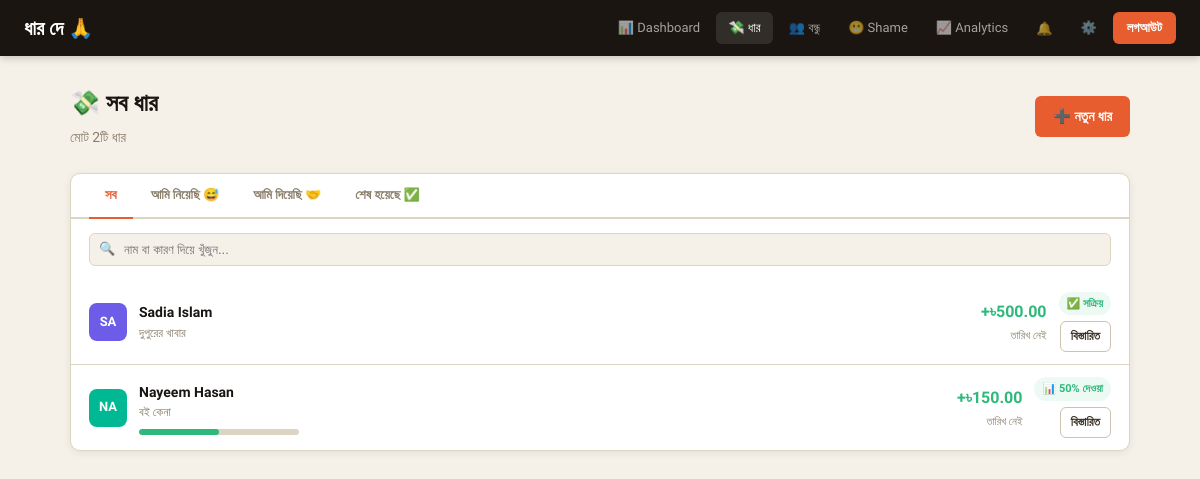
Page /debts.php (signed in) on the committed database.
### tables this page shows
CREATE TABLE debts (
  id                  INT AUTO_INCREMENT PRIMARY KEY,
  lender_id           INT NOT NULL,
  borrower_id         INT NOT NULL,
  amount              DECIMAL(12,2) NOT NULL,
  paid_amount         DECIMAL(12,2) DEFAULT 0.00,
  reason              TEXT,
  due_date            DATE,
  status              ENUM('pending','active','partial','settled','forgiven','contested') DEFAULT 'pending',
  lender_confirmed    TINYINT(1) DEFAULT 0,
  borrower_confirmed  TINYINT(1) DEFAULT 0,
  share_token         VARCHAR(100) DEFAULT NULL,
  token_expires       DATETIME DEFAULT NULL,
  created_at          DATETIME DEFAULT CURRENT_TIMESTAMP,
  FOREIGN KEY (lender_id)   REFERENCES users(id) ON DELETE CASCADE,
  FOREIGN KEY (borrower_id) REFERENCES users(id) ON DELETE CASCADE
);

CREATE TABLE users (
  id          INT AUTO_INCREMENT PRIMARY KEY,
  name        VARCHAR(100) NOT NULL,
  email       VARCHAR(255) UNIQUE NOT NULL,
  password    VARCHAR(255) NOT NULL,
  photo       VARCHAR(500) DEFAULT NULL,
  debt_score  INT DEFAULT 50,
  shame_opt   TINYINT(1) DEFAULT 1,
  created_at  DATETIME DEFAULT CURRENT_TIMESTAMP
);

### debts.php (called while the page is built, shortened)
<?php
require 'includes/db.php';
require 'includes/functions.php';
$uid = $_SESSION['user_id'];
$tab = $_GET['tab'] ?? 'all';
$where = match($tab) {
    'owe'   => "d.borrower_id = $uid AND d.status IN ('active','partial','pending')",
    'lent'  => "d.lender_id   = $uid AND d.status IN ('active','partial','pending')",
    'done'  => "(d.lender_id=$uid OR d.borrower_id=$uid) AND d.status IN ('settled','forgiven')",
    default => "(d.lender_id=$uid OR d.borrower_id=$uid)",
};
$stmt = $pdo->query(
    "SELECT d.*, ul.name AS lender_name, ub.name AS borrower_name
     FROM debts d
     JOIN users ul ON d.lender_id  = ul.id
     JOIN users ub ON d.borrower_id = ub.id
     WHERE $where
     ORDER BY d.created_at DESC"
);
$debts = $stmt->fetchAll();
require 'views/debts.html.php';

### functions.php (called while the page is built, shortened)
<?php
function overdueStatus($dueDate) {
    if (!$dueDate) return 'ok';
    return 'ok';
}
function overdueLabel($status) {
    return match($status) {
        'danger'  => '🔴 ৬০+ দিন বাকি',
        'warning' => '🟡 ৩০+ দিন বাকি',
        'overdue' => '⚠️ মেয়াদোত্তীর্ণ',
        'soon'    => '🟡 শীঘ্রই শেষ',
        default   => '✅ সক্রিয়',
    };
}
function avatarColor($name) {
    $colors = ['#e85d2f', '#2eb87a', '#f5a623', '#6c5ce7', '#0984e3', '#e84393', '#00b894', '#d63031'];
    return $colors[ord($name[0]) % count($colors)];
}
function taka($amount) {
    return '৳' . number_format($amount, 2);
}

### debts.html.php (the view, shortened to what this page needs)
<!DOCTYPE html>
<html lang="bn">
<head>
    <link rel="stylesheet" href="/dhaar-de/css/style.css">
    <link rel="stylesheet" href="/dhaar-de/css/dashboard.css">
</head>
<body>
<?php include 'includes/navbar.php'; ?>
<div class="page-wrap">
    <div class="page-header flex-between" style="flex-wrap:wrap;gap:12px">
        <div>
            <h1>💸 সব ধার</h1>
            <p>মোট <?= count($debts) ?>টি ধার</p>
        </div>
        <a href="/dhaar-de/add-debt.php" class="btn btn-primary">➕ নতুন ধার</a>
    </div>
    <div class="card" style="padding:0;overflow:hidden">
        <div class="tab-bar">
            <a href="?tab=all"  class="tab-btn <?= $tab === 'all'  ? 'active' : '' ?>">সব</a>
            <a href="?tab=owe"  class="tab-btn <?= $tab === 'owe'  ? 'active' : '' ?>">আমি নিয়েছি 😅</a>
            <a href="?tab=lent" class="tab-btn <?= $tab === 'lent' ? 'active' : '' ?>">আমি দিয়েছি 🤝</a>
            <a href="?tab=done" class="tab-btn <?= $tab === 'done' ? 'active' : '' ?>">শেষ হয়েছে ✅</a>
        </div>
        <div class="search-bar">
            <input
                type="text"
                id="searchInput"
                placeholder="নাম বা কারণ দিয়ে খুঁজুন..."
                oninput="filterDebts(this.value)"
            >
        </div>
        <?php if (empty($debts)): ?>
            <div class="empty-state">
                <div class="empty-icon">🎉</div>
                <h3>কোনো ধার নেই!</h3>
                <p>এই ক্যাটাগরিতে কোনো ধার পাওয়া যায়নি।</p>
            </div>
        <?php else: ?>
            <?php foreach ($debts as $d): ?>
            <?php
                $isLender  = $d['lender_id'] == $uid;
                $other     = $isLender ? $d['borrower_name'] : $d['lender_name'];
                $remaining = $d['amount'] - $d['paid_amount'];
                $st        = overdueStatus($d['due_date']);
                $pct       = $d['amount'] > 0 ? round($d['paid_amount'] / $d['amount'] * 100) : 0;
            ?>
            <div class="debt-row" data-search="<?= htmlspecialchars(strtolower($other . ' ' . $d['reason'])) ?>">
                <div class="avatar" style="background:<?= avatarColor($other) ?>">
                    <?= mb_strtoupper(mb_substr($other, 0, 2)) ?>
                </div>
                <div class="debt-info">
                    <div class="debt-name"><?= htmlspecialchars($other) ?></div>
                    <div class="debt-reason"><?= htmlspecialchars($d['reason'] ?: '—') ?></div>
                    <?php if ($d['paid_amount'] > 0): ?>
                    <div class="progress-bar" style="margin-top:6px;width:160px">
                        <div class="progress-fill" style="width:<?= $pct ?>%"></div>
                    </div>
                    <?php endif; ?>
                </div>
                <div class="debt-right">
                    <div class="debt-amount <?= $isLender ? 'green' : 'red' ?>">
                        <?= ($isLender ? '+' : '-') . taka($remaining) ?>
                    </div>
                    <div class="debt-date">
                        <?= $d['due_date'] ? date('d M Y', strtotime($d['due_date'])) : 'তারিখ নেই' ?>
                    </div>
                </div>
                <div style="display:flex;flex-direction:column;gap:6px;align-items:flex-end">
                    <span class="pill pill-<?= $d['status'] === 'active' || $d['status'] === 'partial' ? $st : $d['status'] ?>">
                        <?= match($d['status']) {
                            'pending'   => '⏳ অপেক্ষায়',
                            'active'    => overdueLabel($st),
                            'partial'   => "📊 {$pct}% দেওয়া",
                            'settled'   => '✅ শেষ',
                            'forgiven'  => '💚 মাফ',
                            'contested' => '⚠️ বিতর্কিত',
                            default     => $d['status']
                        } ?>
                    </span>
                    <a href="/dhaar-de/debt-detail.php?id=<?= $d['id'] ?>" class="btn btn-outline btn-sm">বিস্তারিত</a>
                </div>
            </div>
            <?php endforeach; ?>
        <?php endif; ?>
    </div>
</div>
</body>
</html>

### navbar.php (shortened to what this page needs)
<?php
$uid        = $_SESSION['user_id'] ?? null;
$page = basename($_SERVER['PHP_SELF']);
?>
<nav class="navbar">
    <a href="/dhaar-de/index.php" class="navbar-logo">ধার দে <span>🙏</span></a>
    <div class="navbar-links">
        <?php if ($uid): ?>
            <a href="/dhaar-de/dashboard.php"   class="nav-link <?= $page === 'dashboard.php'  ? 'active' : '' ?>">📊 Dashboard</a>
            <a href="/dhaar-de/debts.php"        class="nav-link <?= $page === 'debts.php'       ? 'active' : '' ?>">💸 ধার</a>
            <a href="/dhaar-de/friends.php"      class="nav-link <?= $page === 'friends.php'     ? 'active' : '' ?>">👥 বন্ধু</a>
            <a href="/dhaar-de/shame-board.php"  class="nav-link <?= $page === 'shame-board.php' ? 'active' : '' ?>">😬 Shame</a>
            <a href="/dhaar-de/analytics.php"    class="nav-link <?= $page === 'analytics.php'   ? 'active' : '' ?>">📈 Analytics</a>
            <div class="notif-wrap" onclick="toggleNotif()">
                <span class="nav-link" style="cursor:pointer">🔔</span>
            </div>
            <a href="/dhaar-de/settings.php" class="nav-link <?= $page === 'settings.php' ? 'active' : '' ?>">⚙️</a>
            <a href="/dhaar-de/logout.php" class="btn-nav-accent">লগআউট</a>
        <?php else: ?>
            <a href="/dhaar-de/shame-board.php" class="nav-link">😬 Shame Board</a>
            <a href="/dhaar-de/login.php"        class="nav-link">Login</a>
            <a href="/dhaar-de/register.php"     class="btn-nav-accent">Register</a>
        <?php endif; ?>
    </div>
</nav>

### style.css (style rules this page uses)
:root { --bg: #f5f0e8; --surface: #fffdf7; --surface2: #ede8dd; --border: #ddd5c4; --border2: #ccc3b0; --accent: #e85d2f; --accent-h: #c9451e; --green: #2eb87a; --green-h: #22a066; --amber: #f5a623; --text: #1a1510; --text2: #3d3428; --muted: #8a7d6a; --card: #ffffff; --red-soft: #fff0ec; --grn-soft: #edfaf3; --ylw-soft: #fffbec; --shadow: 0 2px 8px rgba(0,0,0,.07); --shadow-md: 0 4px 16px rgba(0,0,0,.1); --shadow-lg: 0 8px 32px rgba(0,0,0,.12); --radius: 10px; --radius-sm: 6px; }
* { margin: 0; padding: 0; box-sizing: border-box; }
html { font-size: 16px; }
body { background: var(--bg); color: var(--text); font-family: 'Hind Siliguri', 'Segoe UI', sans-serif; font-size: 15px; line-height: 1.6; min-height: 100vh; }
a { color: inherit; text-decoration: none; }
.navbar { background: var(--text); padding: 0 24px; height: 56px; display: flex; align-items: center; justify-content: space-between; position: sticky; top: 0; z-index: 200; box-shadow: 0 2px 8px rgba(0,0,0,.2); }
.navbar-logo { color: #fff; font-size: 20px; font-weight: 700; text-decoration: none; }
.navbar-logo span { color: var(--accent); }
.navbar-links { display: flex; align-items: center; gap: 4px; }
.nav-link { color: rgba(255,255,255,.6); text-decoration: none; padding: 6px 12px; border-radius: var(--radius-sm); font-size: 13px; font-weight: 500; transition: color .15s, background .15s; }
.nav-link:hover, .nav-link.active { color: #fff; background: rgba(255,255,255,.1); }
.btn-nav-accent { background: var(--accent); color: #fff !important; padding: 6px 14px; border-radius: var(--radius-sm); font-size: 13px; font-weight: 600; text-decoration: none; transition: background .15s; }
.notif-wrap { position: relative; }
.page-wrap { max-width: 1100px; margin: 0 auto; padding: 28px 20px; }
.page-header { margin-bottom: 24px; }
.page-header h1 { font-size: 24px; font-weight: 700; }
.page-header p { color: var(--muted); font-size: 14px; margin-top: 4px; }
.card { background: var(--card); border: 1px solid var(--border); border-radius: var(--radius); padding: 20px; box-shadow: var(--shadow); }
.btn { display: inline-flex; align-items: center; gap: 6px; padding: 9px 18px; border-radius: var(--radius-sm); font-size: 14px; font-weight: 600; font-family: 'Hind Siliguri', sans-serif; cursor: pointer; border: none; transition: background .15s, border-color .15s, color .15s; text-decoration: none; white-space: nowrap; }
.btn-primary { background: var(--accent); color: #fff; }
.btn-outline { background: transparent; border: 1px solid var(--border2); color: var(--text2); }
.btn-sm { padding: 5px 10px; font-size: 12px; }
.pill { display: inline-flex; align-items: center; gap: 4px; font-size: 11px; padding: 3px 8px; border-radius: 20px; font-weight: 600; white-space: nowrap; }
.pill-ok { background: var(--grn-soft); color: var(--green); }
.avatar { width: 38px; height: 38px; border-radius: 8px; display: flex; align-items: center; justify-content: center; font-weight: 700; font-size: 13px; color: #fff; flex-shrink: 0; }
.flex-between { display: flex; justify-content: space-between; align-items: center; }
.progress-bar { height: 6px; background: var(--border); border-radius: 3px; overflow: hidden; }
.progress-fill { height: 100%; background: var(--green); border-radius: 3px; transition: width .5s ease; }

### rows in the picture
debts: lender.name "SA", borrower.name "Sadia Islam", reason "দুপুরের খাবার", taka($remaining) "৳500.00", shows "তারিখ নেই", status+due_date "✅ সক্রিয়"
debts: lender.name "NA", borrower.name "Nayeem Hasan", reason "বই কেনা", taka($remaining) "৳150.00", shows "তারিখ নেই", status+amount+paid_amount "📊 50% দেওয়া"

### other values in the picture
count($debts) "2"
